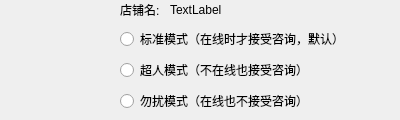
<?xml version="1.0" encoding="UTF-8"?>
<ui version="4.0">
 <class>WorkStatusWidget</class>
 <widget class="QWidget" name="WorkStatusWidget">
  <property name="geometry">
   <rect>
    <x>0</x>
    <y>0</y>
    <width>400</width>
    <height>120</height>
   </rect>
  </property>
  <property name="minimumSize">
   <size>
    <width>0</width>
    <height>0</height>
   </size>
  </property>
  <property name="maximumSize">
   <size>
    <width>16777215</width>
    <height>120</height>
   </size>
  </property>
  <property name="windowTitle">
   <string>Form</string>
  </property>
  <layout class="QVBoxLayout" name="verticalLayout_4">
   <property name="spacing">
    <number>0</number>
   </property>
   <property name="leftMargin">
    <number>0</number>
   </property>
   <property name="topMargin">
    <number>0</number>
   </property>
   <property name="rightMargin">
    <number>0</number>
   </property>
   <property name="bottomMargin">
    <number>0</number>
   </property>
   <item>
    <widget class="QWidget" name="widget" native="true">
     <layout class="QVBoxLayout" name="verticalLayout_3">
      <property name="spacing">
       <number>0</number>
      </property>
      <property name="leftMargin">
       <number>0</number>
      </property>
      <property name="topMargin">
       <number>0</number>
      </property>
      <property name="rightMargin">
       <number>0</number>
      </property>
      <property name="bottomMargin">
       <number>0</number>
      </property>
      <item>
       <widget class="QWidget" name="widget_title" native="true">
        <property name="minimumSize">
         <size>
          <width>0</width>
          <height>20</height>
         </size>
        </property>
        <property name="maximumSize">
         <size>
          <width>16777215</width>
          <height>20</height>
         </size>
        </property>
        <layout class="QHBoxLayout" name="horizontalLayout">
         <property name="spacing">
          <number>10</number>
         </property>
         <property name="leftMargin">
          <number>120</number>
         </property>
         <property name="topMargin">
          <number>0</number>
         </property>
         <property name="rightMargin">
          <number>80</number>
         </property>
         <property name="bottomMargin">
          <number>0</number>
         </property>
         <item>
          <widget class="QLabel" name="label">
           <property name="minimumSize">
            <size>
             <width>40</width>
             <height>0</height>
            </size>
           </property>
           <property name="maximumSize">
            <size>
             <width>40</width>
             <height>16777215</height>
            </size>
           </property>
           <property name="text">
            <string>店铺名:</string>
           </property>
          </widget>
         </item>
         <item>
          <widget class="QLabel" name="label_shopname">
           <property name="text">
            <string>TextLabel</string>
           </property>
          </widget>
         </item>
        </layout>
       </widget>
      </item>
      <item>
       <widget class="QWidget" name="widget_2" native="true">
        <layout class="QVBoxLayout" name="verticalLayout_2">
         <property name="spacing">
          <number>0</number>
         </property>
         <property name="leftMargin">
          <number>0</number>
         </property>
         <property name="topMargin">
          <number>0</number>
         </property>
         <property name="rightMargin">
          <number>0</number>
         </property>
         <property name="bottomMargin">
          <number>0</number>
         </property>
         <item>
          <widget class="QWidget" name="funspanel" native="true">
           <property name="minimumSize">
            <size>
             <width>0</width>
             <height>100</height>
            </size>
           </property>
           <property name="styleSheet">
            <string notr="true"/>
           </property>
           <layout class="QVBoxLayout" name="verticalLayout">
            <property name="spacing">
             <number>0</number>
            </property>
            <property name="leftMargin">
             <number>120</number>
            </property>
            <property name="topMargin">
             <number>0</number>
            </property>
            <property name="rightMargin">
             <number>0</number>
            </property>
            <property name="bottomMargin">
             <number>0</number>
            </property>
            <item>
             <widget class="QRadioButton" name="radioButton_StandardModel">
              <property name="text">
               <string>标准模式（在线时才接受咨询，默认）</string>
              </property>
             </widget>
            </item>
            <item>
             <widget class="QRadioButton" name="radioButton_SupermanModel">
              <property name="text">
               <string>超人模式（不在线也接受咨询）</string>
              </property>
             </widget>
            </item>
            <item>
             <widget class="QRadioButton" name="radioButton_NodisturbModel">
              <property name="text">
               <string>勿扰模式（在线也不接受咨询）</string>
              </property>
             </widget>
            </item>
           </layout>
          </widget>
         </item>
        </layout>
       </widget>
      </item>
     </layout>
    </widget>
   </item>
  </layout>
 </widget>
 <resources/>
 <connections/>
</ui>
